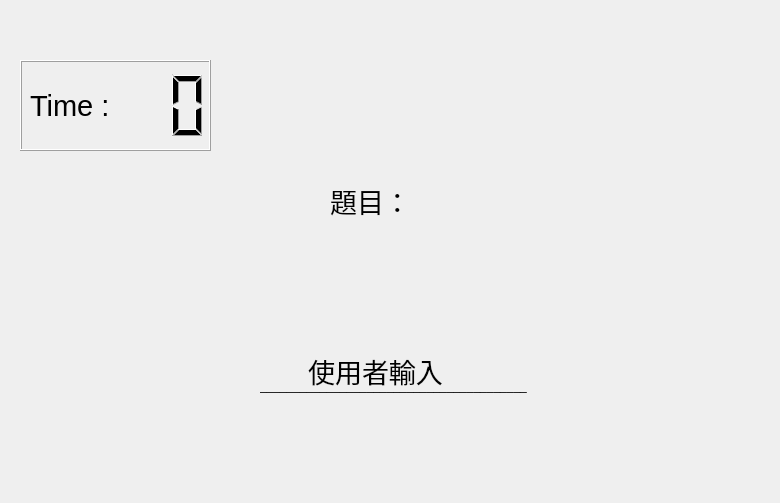
<?xml version="1.0" encoding="UTF-8"?>
<ui version="4.0">
 <class>MainWindow</class>
 <widget class="QMainWindow" name="MainWindow">
  <property name="geometry">
   <rect>
    <x>0</x>
    <y>0</y>
    <width>780</width>
    <height>503</height>
   </rect>
  </property>
  <property name="windowTitle">
   <string>EnglishTypingGame</string>
  </property>
  <property name="windowIcon">
   <iconset resource="resource.qrc">
    <normaloff>:/icon/EnglishDict_icon.ico</normaloff>:/icon/EnglishDict_icon.ico</iconset>
  </property>
  <widget class="QWidget" name="centralwidget">
   <widget class="QStackedWidget" name="stackedWidget">
    <property name="geometry">
     <rect>
      <x>0</x>
      <y>0</y>
      <width>781</width>
      <height>481</height>
     </rect>
    </property>
    <property name="currentIndex">
     <number>0</number>
    </property>
    <widget class="QWidget" name="page_2">
     <widget class="QLabel" name="seconds">
      <property name="geometry">
       <rect>
        <x>440</x>
        <y>20</y>
        <width>201</width>
        <height>91</height>
       </rect>
      </property>
      <property name="font">
       <font>
        <family>Agency FB</family>
        <pointsize>20</pointsize>
       </font>
      </property>
      <property name="text">
       <string/>
      </property>
      <property name="alignment">
       <set>Qt::AlignCenter</set>
      </property>
     </widget>
     <widget class="QLabel" name="hint">
      <property name="geometry">
       <rect>
        <x>330</x>
        <y>330</y>
        <width>121</width>
        <height>81</height>
       </rect>
      </property>
      <property name="font">
       <font>
        <family>微軟正黑體</family>
        <pointsize>20</pointsize>
       </font>
      </property>
      <property name="text">
       <string/>
      </property>
     </widget>
     <widget class="QLabel" name="label">
      <property name="geometry">
       <rect>
        <x>30</x>
        <y>60</y>
        <width>171</width>
        <height>91</height>
       </rect>
      </property>
      <property name="font">
       <font>
        <family>Arial</family>
        <pointsize>22</pointsize>
       </font>
      </property>
      <property name="text">
       <string>Time :</string>
      </property>
     </widget>
     <widget class="QLabel" name="label_3">
      <property name="geometry">
       <rect>
        <x>260</x>
        <y>350</y>
        <width>551</width>
        <height>71</height>
       </rect>
      </property>
      <property name="text">
       <string>________________________________________</string>
      </property>
     </widget>
     <widget class="QLCDNumber" name="downCounter">
      <property name="geometry">
       <rect>
        <x>20</x>
        <y>60</y>
        <width>191</width>
        <height>91</height>
       </rect>
      </property>
      <property name="font">
       <font>
        <family>Agency FB</family>
        <pointsize>9</pointsize>
       </font>
      </property>
     </widget>
     <widget class="QLabel" name="input">
      <property name="enabled">
       <bool>true</bool>
      </property>
      <property name="geometry">
       <rect>
        <x>140</x>
        <y>330</y>
        <width>471</width>
        <height>81</height>
       </rect>
      </property>
      <property name="font">
       <font>
        <family>微軟正黑體</family>
        <pointsize>20</pointsize>
       </font>
      </property>
      <property name="text">
       <string>使用者輸入</string>
      </property>
      <property name="alignment">
       <set>Qt::AlignCenter</set>
      </property>
     </widget>
     <widget class="QLabel" name="question">
      <property name="geometry">
       <rect>
        <x>170</x>
        <y>120</y>
        <width>401</width>
        <height>161</height>
       </rect>
      </property>
      <property name="font">
       <font>
        <family>微軟正黑體</family>
        <pointsize>20</pointsize>
       </font>
      </property>
      <property name="text">
       <string>題目：</string>
      </property>
      <property name="alignment">
       <set>Qt::AlignCenter</set>
      </property>
     </widget>
    </widget>
   </widget>
  </widget>
  <widget class="QMenuBar" name="menubar">
   <property name="geometry">
    <rect>
     <x>0</x>
     <y>0</y>
     <width>780</width>
     <height>25</height>
    </rect>
   </property>
  </widget>
 </widget>
 <resources>
  <include location="resource.qrc"/>
 </resources>
 <connections/>
</ui>
